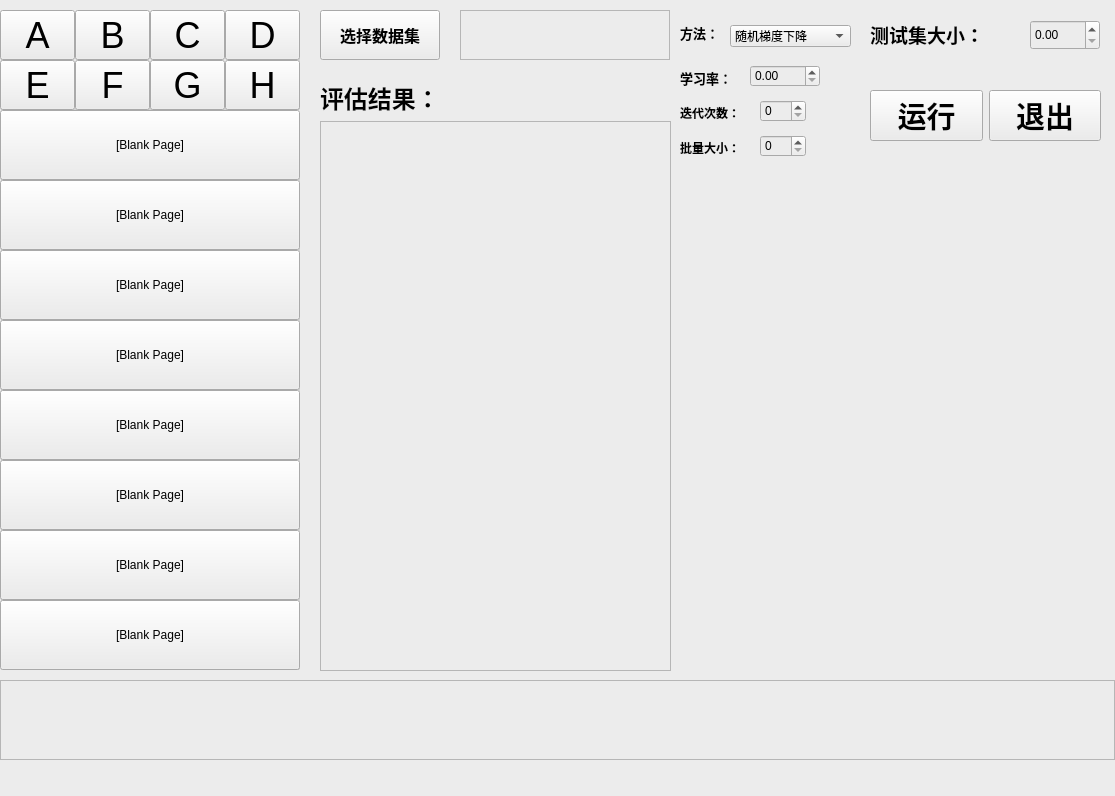
<?xml version="1.0" encoding="UTF-8"?>
<ui version="4.0">
 <class>MainWindow</class>
 <widget class="QMainWindow" name="MainWindow">
  <property name="geometry">
   <rect>
    <x>0</x>
    <y>0</y>
    <width>1115</width>
    <height>796</height>
   </rect>
  </property>
  <property name="maximumSize">
   <size>
    <width>1115</width>
    <height>796</height>
   </size>
  </property>
  <property name="windowTitle">
   <string>梯度下降</string>
  </property>
  <property name="styleSheet">
   <string notr="true">background-color: rgb(236, 236, 236);</string>
  </property>
  <widget class="QWidget" name="centralwidget">
   <widget class="QLabel" name="lbl_img">
    <property name="geometry">
     <rect>
      <x>680</x>
      <y>170</y>
      <width>420</width>
      <height>500</height>
     </rect>
    </property>
    <property name="mouseTracking">
     <bool>true</bool>
    </property>
    <property name="styleSheet">
     <string notr="true">border-color: rgb(211, 211, 211);</string>
    </property>
    <property name="text">
     <string/>
    </property>
    <property name="scaledContents">
     <bool>true</bool>
    </property>
   </widget>
   <widget class="QGroupBox" name="group_9_to_16">
    <property name="geometry">
     <rect>
      <x>0</x>
      <y>110</y>
      <width>300</width>
      <height>560</height>
     </rect>
    </property>
    <widget class="QPushButton" name="pushButton_16">
     <property name="geometry">
      <rect>
       <x>0</x>
       <y>490</y>
       <width>300</width>
       <height>70</height>
      </rect>
     </property>
     <property name="maximumSize">
      <size>
       <width>400</width>
       <height>100</height>
      </size>
     </property>
     <property name="font">
      <font>
       <family>Arial</family>
       <pointsize>9</pointsize>
      </font>
     </property>
     <property name="mouseTracking">
      <bool>false</bool>
     </property>
     <property name="styleSheet">
      <string notr="true">border-color: rgb(198, 198, 198);</string>
     </property>
     <property name="inputMethodHints">
      <set>Qt::ImhNone</set>
     </property>
     <property name="text">
      <string>[Blank Page]</string>
     </property>
     <property name="iconSize">
      <size>
       <width>20</width>
       <height>20</height>
      </size>
     </property>
     <property name="autoExclusive">
      <bool>false</bool>
     </property>
     <property name="autoRepeatDelay">
      <number>300</number>
     </property>
    </widget>
    <widget class="QPushButton" name="pushButton_15">
     <property name="geometry">
      <rect>
       <x>0</x>
       <y>420</y>
       <width>300</width>
       <height>70</height>
      </rect>
     </property>
     <property name="maximumSize">
      <size>
       <width>400</width>
       <height>100</height>
      </size>
     </property>
     <property name="font">
      <font>
       <family>Arial</family>
       <pointsize>9</pointsize>
      </font>
     </property>
     <property name="mouseTracking">
      <bool>false</bool>
     </property>
     <property name="styleSheet">
      <string notr="true">border-color: rgb(198, 198, 198);</string>
     </property>
     <property name="inputMethodHints">
      <set>Qt::ImhNone</set>
     </property>
     <property name="text">
      <string>[Blank Page]</string>
     </property>
     <property name="iconSize">
      <size>
       <width>20</width>
       <height>20</height>
      </size>
     </property>
     <property name="autoExclusive">
      <bool>false</bool>
     </property>
     <property name="autoRepeatDelay">
      <number>300</number>
     </property>
    </widget>
    <widget class="QPushButton" name="pushButton_14">
     <property name="geometry">
      <rect>
       <x>0</x>
       <y>350</y>
       <width>300</width>
       <height>70</height>
      </rect>
     </property>
     <property name="maximumSize">
      <size>
       <width>400</width>
       <height>100</height>
      </size>
     </property>
     <property name="font">
      <font>
       <family>Arial</family>
       <pointsize>9</pointsize>
      </font>
     </property>
     <property name="mouseTracking">
      <bool>false</bool>
     </property>
     <property name="styleSheet">
      <string notr="true">border-color: rgb(198, 198, 198);</string>
     </property>
     <property name="inputMethodHints">
      <set>Qt::ImhNone</set>
     </property>
     <property name="text">
      <string>[Blank Page]</string>
     </property>
     <property name="iconSize">
      <size>
       <width>20</width>
       <height>20</height>
      </size>
     </property>
     <property name="autoExclusive">
      <bool>false</bool>
     </property>
     <property name="autoRepeatDelay">
      <number>300</number>
     </property>
    </widget>
    <widget class="QPushButton" name="pushButton_11">
     <property name="geometry">
      <rect>
       <x>0</x>
       <y>140</y>
       <width>300</width>
       <height>70</height>
      </rect>
     </property>
     <property name="maximumSize">
      <size>
       <width>400</width>
       <height>100</height>
      </size>
     </property>
     <property name="font">
      <font>
       <family>Arial</family>
       <pointsize>9</pointsize>
      </font>
     </property>
     <property name="mouseTracking">
      <bool>false</bool>
     </property>
     <property name="styleSheet">
      <string notr="true">border-color: rgb(198, 198, 198);</string>
     </property>
     <property name="inputMethodHints">
      <set>Qt::ImhNone</set>
     </property>
     <property name="text">
      <string>[Blank Page]</string>
     </property>
     <property name="iconSize">
      <size>
       <width>20</width>
       <height>20</height>
      </size>
     </property>
     <property name="autoExclusive">
      <bool>false</bool>
     </property>
     <property name="autoRepeatDelay">
      <number>300</number>
     </property>
    </widget>
    <widget class="QPushButton" name="pushButton_13">
     <property name="geometry">
      <rect>
       <x>0</x>
       <y>280</y>
       <width>300</width>
       <height>70</height>
      </rect>
     </property>
     <property name="maximumSize">
      <size>
       <width>400</width>
       <height>100</height>
      </size>
     </property>
     <property name="font">
      <font>
       <family>Arial</family>
       <pointsize>9</pointsize>
      </font>
     </property>
     <property name="mouseTracking">
      <bool>false</bool>
     </property>
     <property name="styleSheet">
      <string notr="true">border-color: rgb(198, 198, 198);</string>
     </property>
     <property name="inputMethodHints">
      <set>Qt::ImhNone</set>
     </property>
     <property name="text">
      <string>[Blank Page]</string>
     </property>
     <property name="iconSize">
      <size>
       <width>20</width>
       <height>20</height>
      </size>
     </property>
     <property name="autoExclusive">
      <bool>false</bool>
     </property>
     <property name="autoRepeatDelay">
      <number>300</number>
     </property>
    </widget>
    <widget class="QPushButton" name="pushButton_10">
     <property name="geometry">
      <rect>
       <x>0</x>
       <y>70</y>
       <width>300</width>
       <height>70</height>
      </rect>
     </property>
     <property name="maximumSize">
      <size>
       <width>400</width>
       <height>100</height>
      </size>
     </property>
     <property name="font">
      <font>
       <family>Arial</family>
       <pointsize>9</pointsize>
      </font>
     </property>
     <property name="mouseTracking">
      <bool>false</bool>
     </property>
     <property name="styleSheet">
      <string notr="true">border-color: rgb(198, 198, 198);</string>
     </property>
     <property name="inputMethodHints">
      <set>Qt::ImhNone</set>
     </property>
     <property name="text">
      <string>[Blank Page]</string>
     </property>
     <property name="iconSize">
      <size>
       <width>20</width>
       <height>20</height>
      </size>
     </property>
     <property name="autoExclusive">
      <bool>false</bool>
     </property>
     <property name="autoRepeatDelay">
      <number>300</number>
     </property>
    </widget>
    <widget class="QPushButton" name="pushButton_9">
     <property name="geometry">
      <rect>
       <x>0</x>
       <y>0</y>
       <width>300</width>
       <height>70</height>
      </rect>
     </property>
     <property name="maximumSize">
      <size>
       <width>400</width>
       <height>100</height>
      </size>
     </property>
     <property name="font">
      <font>
       <family>Arial</family>
       <pointsize>9</pointsize>
      </font>
     </property>
     <property name="mouseTracking">
      <bool>false</bool>
     </property>
     <property name="styleSheet">
      <string notr="true">border-color: rgb(198, 198, 198);</string>
     </property>
     <property name="inputMethodHints">
      <set>Qt::ImhNone</set>
     </property>
     <property name="text">
      <string>[Blank Page]</string>
     </property>
     <property name="iconSize">
      <size>
       <width>20</width>
       <height>20</height>
      </size>
     </property>
     <property name="autoExclusive">
      <bool>false</bool>
     </property>
     <property name="autoRepeatDelay">
      <number>300</number>
     </property>
    </widget>
    <widget class="QPushButton" name="pushButton_12">
     <property name="geometry">
      <rect>
       <x>0</x>
       <y>210</y>
       <width>300</width>
       <height>70</height>
      </rect>
     </property>
     <property name="maximumSize">
      <size>
       <width>400</width>
       <height>100</height>
      </size>
     </property>
     <property name="font">
      <font>
       <family>Arial</family>
       <pointsize>9</pointsize>
      </font>
     </property>
     <property name="mouseTracking">
      <bool>false</bool>
     </property>
     <property name="styleSheet">
      <string notr="true">border-color: rgb(198, 198, 198);</string>
     </property>
     <property name="inputMethodHints">
      <set>Qt::ImhNone</set>
     </property>
     <property name="text">
      <string>[Blank Page]</string>
     </property>
     <property name="iconSize">
      <size>
       <width>20</width>
       <height>20</height>
      </size>
     </property>
     <property name="autoExclusive">
      <bool>false</bool>
     </property>
     <property name="autoRepeatDelay">
      <number>300</number>
     </property>
    </widget>
   </widget>
   <widget class="QWidget" name="layoutWidget">
    <property name="geometry">
     <rect>
      <x>320</x>
      <y>80</y>
      <width>351</width>
      <height>591</height>
     </rect>
    </property>
    <layout class="QVBoxLayout" name="verticalLayout">
     <item>
      <widget class="QLabel" name="label_4">
       <property name="styleSheet">
        <string notr="true">border-bottom-color: rgb(211, 211, 211);</string>
       </property>
       <property name="text">
        <string>&lt;html&gt;&lt;head/&gt;&lt;body&gt;&lt;p&gt;&lt;span style=&quot; font-size:18pt; font-weight:600;&quot;&gt;评估结果：&lt;/span&gt;&lt;/p&gt;&lt;/body&gt;&lt;/html&gt;</string>
       </property>
      </widget>
     </item>
     <item>
      <widget class="QTextBrowser" name="textBrowser">
       <property name="styleSheet">
        <string notr="true">border-color: rgb(211, 211, 211);</string>
       </property>
      </widget>
     </item>
    </layout>
   </widget>
   <widget class="QWidget" name="layoutWidget">
    <property name="geometry">
     <rect>
      <x>870</x>
      <y>80</y>
      <width>231</width>
      <height>71</height>
     </rect>
    </property>
    <layout class="QHBoxLayout" name="horizontalLayout_2">
     <item>
      <widget class="QPushButton" name="btn_train">
       <property name="font">
        <font>
         <pointsize>22</pointsize>
         <weight>75</weight>
         <bold>true</bold>
        </font>
       </property>
       <property name="text">
        <string>运行</string>
       </property>
      </widget>
     </item>
     <item>
      <widget class="QPushButton" name="btn_exit">
       <property name="font">
        <font>
         <pointsize>22</pointsize>
         <weight>75</weight>
         <bold>true</bold>
        </font>
       </property>
       <property name="text">
        <string>退出</string>
       </property>
      </widget>
     </item>
    </layout>
   </widget>
   <widget class="QGroupBox" name="group_A_to_H">
    <property name="geometry">
     <rect>
      <x>0</x>
      <y>10</y>
      <width>300</width>
      <height>100</height>
     </rect>
    </property>
    <property name="sizePolicy">
     <sizepolicy hsizetype="Preferred" vsizetype="Preferred">
      <horstretch>0</horstretch>
      <verstretch>0</verstretch>
     </sizepolicy>
    </property>
    <property name="styleSheet">
     <string notr="true">selection-background-color: rgb(255, 255, 0);</string>
    </property>
    <widget class="QPushButton" name="pushButton_A">
     <property name="geometry">
      <rect>
       <x>0</x>
       <y>0</y>
       <width>75</width>
       <height>50</height>
      </rect>
     </property>
     <property name="maximumSize">
      <size>
       <width>16777215</width>
       <height>16777215</height>
      </size>
     </property>
     <property name="font">
      <font>
       <pointsize>27</pointsize>
      </font>
     </property>
     <property name="text">
      <string>A</string>
     </property>
     <property name="checkable">
      <bool>false</bool>
     </property>
     <property name="autoRepeat">
      <bool>false</bool>
     </property>
     <property name="autoExclusive">
      <bool>false</bool>
     </property>
     <property name="autoDefault">
      <bool>false</bool>
     </property>
    </widget>
    <widget class="QPushButton" name="pushButton_B">
     <property name="geometry">
      <rect>
       <x>75</x>
       <y>0</y>
       <width>75</width>
       <height>50</height>
      </rect>
     </property>
     <property name="font">
      <font>
       <pointsize>27</pointsize>
      </font>
     </property>
     <property name="text">
      <string>B</string>
     </property>
     <property name="checkable">
      <bool>false</bool>
     </property>
     <property name="autoRepeat">
      <bool>false</bool>
     </property>
     <property name="autoExclusive">
      <bool>false</bool>
     </property>
     <property name="autoDefault">
      <bool>false</bool>
     </property>
    </widget>
    <widget class="QPushButton" name="pushButton_C">
     <property name="geometry">
      <rect>
       <x>150</x>
       <y>0</y>
       <width>75</width>
       <height>50</height>
      </rect>
     </property>
     <property name="font">
      <font>
       <pointsize>27</pointsize>
      </font>
     </property>
     <property name="text">
      <string>C</string>
     </property>
     <property name="checkable">
      <bool>false</bool>
     </property>
     <property name="autoRepeat">
      <bool>false</bool>
     </property>
     <property name="autoExclusive">
      <bool>false</bool>
     </property>
     <property name="autoDefault">
      <bool>false</bool>
     </property>
    </widget>
    <widget class="QPushButton" name="pushButton_D">
     <property name="geometry">
      <rect>
       <x>225</x>
       <y>0</y>
       <width>75</width>
       <height>50</height>
      </rect>
     </property>
     <property name="font">
      <font>
       <pointsize>27</pointsize>
      </font>
     </property>
     <property name="styleSheet">
      <string notr="true">selection-color: rgb(255, 255, 0);
selection-background-color: rgb(255, 255, 0);</string>
     </property>
     <property name="text">
      <string>D</string>
     </property>
     <property name="checkable">
      <bool>false</bool>
     </property>
     <property name="autoRepeat">
      <bool>false</bool>
     </property>
     <property name="autoExclusive">
      <bool>false</bool>
     </property>
     <property name="autoDefault">
      <bool>false</bool>
     </property>
    </widget>
    <widget class="QPushButton" name="pushButton_E">
     <property name="geometry">
      <rect>
       <x>0</x>
       <y>50</y>
       <width>75</width>
       <height>50</height>
      </rect>
     </property>
     <property name="font">
      <font>
       <pointsize>27</pointsize>
      </font>
     </property>
     <property name="text">
      <string>E</string>
     </property>
     <property name="checkable">
      <bool>false</bool>
     </property>
     <property name="autoRepeat">
      <bool>false</bool>
     </property>
     <property name="autoExclusive">
      <bool>false</bool>
     </property>
     <property name="autoDefault">
      <bool>false</bool>
     </property>
    </widget>
    <widget class="QPushButton" name="pushButton_F">
     <property name="geometry">
      <rect>
       <x>75</x>
       <y>50</y>
       <width>75</width>
       <height>50</height>
      </rect>
     </property>
     <property name="font">
      <font>
       <pointsize>27</pointsize>
      </font>
     </property>
     <property name="text">
      <string>F</string>
     </property>
     <property name="checkable">
      <bool>false</bool>
     </property>
     <property name="autoRepeat">
      <bool>false</bool>
     </property>
     <property name="autoExclusive">
      <bool>false</bool>
     </property>
     <property name="autoDefault">
      <bool>false</bool>
     </property>
    </widget>
    <widget class="QPushButton" name="pushButton_G">
     <property name="geometry">
      <rect>
       <x>150</x>
       <y>50</y>
       <width>75</width>
       <height>50</height>
      </rect>
     </property>
     <property name="font">
      <font>
       <pointsize>27</pointsize>
      </font>
     </property>
     <property name="text">
      <string>G</string>
     </property>
     <property name="checkable">
      <bool>false</bool>
     </property>
     <property name="autoRepeat">
      <bool>false</bool>
     </property>
     <property name="autoExclusive">
      <bool>false</bool>
     </property>
     <property name="autoDefault">
      <bool>false</bool>
     </property>
    </widget>
    <widget class="QPushButton" name="pushButton_H">
     <property name="geometry">
      <rect>
       <x>225</x>
       <y>50</y>
       <width>75</width>
       <height>50</height>
      </rect>
     </property>
     <property name="font">
      <font>
       <pointsize>27</pointsize>
      </font>
     </property>
     <property name="text">
      <string>H</string>
     </property>
     <property name="checkable">
      <bool>false</bool>
     </property>
     <property name="autoRepeat">
      <bool>false</bool>
     </property>
     <property name="autoExclusive">
      <bool>false</bool>
     </property>
     <property name="autoDefault">
      <bool>false</bool>
     </property>
    </widget>
   </widget>
   <widget class="QPushButton" name="btn_openFile">
    <property name="geometry">
     <rect>
      <x>320</x>
      <y>10</y>
      <width>120</width>
      <height>50</height>
     </rect>
    </property>
    <property name="font">
     <font>
      <pointsize>12</pointsize>
      <weight>75</weight>
      <bold>true</bold>
     </font>
    </property>
    <property name="cursor">
     <cursorShape>OpenHandCursor</cursorShape>
    </property>
    <property name="text">
     <string>选择数据集</string>
    </property>
   </widget>
   <widget class="QDoubleSpinBox" name="gradient_descent_testsize">
    <property name="geometry">
     <rect>
      <x>1030</x>
      <y>20</y>
      <width>70</width>
      <height>30</height>
     </rect>
    </property>
    <property name="font">
     <font>
      <pointsize>9</pointsize>
     </font>
    </property>
   </widget>
   <widget class="QTextBrowser" name="result_img_path">
    <property name="geometry">
     <rect>
      <x>0</x>
      <y>680</y>
      <width>1115</width>
      <height>80</height>
     </rect>
    </property>
    <property name="font">
     <font>
      <pointsize>26</pointsize>
      <weight>75</weight>
      <bold>true</bold>
     </font>
    </property>
   </widget>
   <widget class="QTextBrowser" name="dataset_name">
    <property name="geometry">
     <rect>
      <x>460</x>
      <y>10</y>
      <width>210</width>
      <height>50</height>
     </rect>
    </property>
    <property name="font">
     <font>
      <pointsize>14</pointsize>
      <weight>75</weight>
      <bold>true</bold>
     </font>
    </property>
    <property name="styleSheet">
     <string notr="true">border-color: rgb(255, 255, 255);</string>
    </property>
   </widget>
   <widget class="QLabel" name="label_3">
    <property name="geometry">
     <rect>
      <x>870</x>
      <y>20</y>
      <width>140</width>
      <height>30</height>
     </rect>
    </property>
    <property name="text">
     <string>&lt;html&gt;&lt;head/&gt;&lt;body&gt;&lt;p&gt;&lt;span style=&quot; font-size:14pt; font-weight:600;&quot;&gt;测试集大小：&lt;/span&gt;&lt;/p&gt;&lt;/body&gt;&lt;/html&gt;</string>
    </property>
   </widget>
   <widget class="QLabel" name="label">
    <property name="geometry">
     <rect>
      <x>680</x>
      <y>25</y>
      <width>51</width>
      <height>16</height>
     </rect>
    </property>
    <property name="font">
     <font>
      <pointsize>10</pointsize>
      <weight>75</weight>
      <bold>true</bold>
     </font>
    </property>
    <property name="text">
     <string>方法：</string>
    </property>
   </widget>
   <widget class="QComboBox" name="method">
    <property name="geometry">
     <rect>
      <x>730</x>
      <y>25</y>
      <width>121</width>
      <height>22</height>
     </rect>
    </property>
    <item>
     <property name="text">
      <string>随机梯度下降</string>
     </property>
    </item>
    <item>
     <property name="text">
      <string>批梯度下降</string>
     </property>
    </item>
    <item>
     <property name="text">
      <string>小批量梯度下降</string>
     </property>
    </item>
   </widget>
   <widget class="QLabel" name="label_2">
    <property name="geometry">
     <rect>
      <x>680</x>
      <y>70</y>
      <width>71</width>
      <height>16</height>
     </rect>
    </property>
    <property name="font">
     <font>
      <pointsize>10</pointsize>
      <weight>75</weight>
      <bold>true</bold>
     </font>
    </property>
    <property name="text">
     <string>学习率：</string>
    </property>
   </widget>
   <widget class="QDoubleSpinBox" name="learning_rate">
    <property name="geometry">
     <rect>
      <x>750</x>
      <y>65</y>
      <width>70</width>
      <height>22</height>
     </rect>
    </property>
   </widget>
   <widget class="QLabel" name="label_5">
    <property name="geometry">
     <rect>
      <x>680</x>
      <y>105</y>
      <width>72</width>
      <height>15</height>
     </rect>
    </property>
    <property name="font">
     <font>
      <pointsize>9</pointsize>
      <weight>75</weight>
      <bold>true</bold>
     </font>
    </property>
    <property name="text">
     <string>迭代次数：</string>
    </property>
   </widget>
   <widget class="QSpinBox" name="epochs">
    <property name="geometry">
     <rect>
      <x>760</x>
      <y>100</y>
      <width>46</width>
      <height>22</height>
     </rect>
    </property>
    <property name="maximum">
     <number>1000000</number>
    </property>
   </widget>
   <widget class="QLabel" name="label_6">
    <property name="geometry">
     <rect>
      <x>680</x>
      <y>140</y>
      <width>72</width>
      <height>15</height>
     </rect>
    </property>
    <property name="font">
     <font>
      <weight>75</weight>
      <bold>true</bold>
     </font>
    </property>
    <property name="text">
     <string>批量大小：</string>
    </property>
   </widget>
   <widget class="QSpinBox" name="batch_size">
    <property name="geometry">
     <rect>
      <x>760</x>
      <y>135</y>
      <width>46</width>
      <height>22</height>
     </rect>
    </property>
    <property name="maximum">
     <number>1000000</number>
    </property>
   </widget>
  </widget>
  <widget class="QMenuBar" name="menubar">
   <property name="geometry">
    <rect>
     <x>0</x>
     <y>0</y>
     <width>1115</width>
     <height>26</height>
    </rect>
   </property>
  </widget>
  <widget class="QStatusBar" name="statusbar"/>
 </widget>
 <resources/>
 <connections/>
</ui>
